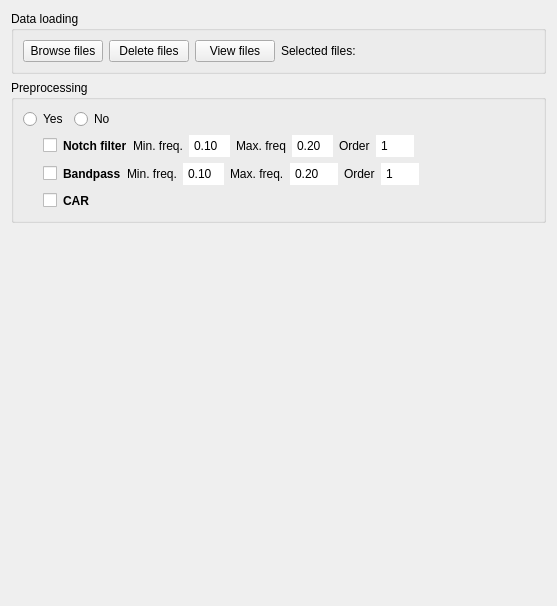
<?xml version="1.0" encoding="UTF-8"?>
<ui version="4.0">
 <class>Form</class>
 <widget class="QWidget" name="Form">
  <property name="geometry">
   <rect>
    <x>0</x>
    <y>0</y>
    <width>557</width>
    <height>606</height>
   </rect>
  </property>
  <property name="windowTitle">
   <string>Form</string>
  </property>
  <layout class="QVBoxLayout" name="verticalLayout_3">
   <item>
    <widget class="QGroupBox" name="dataloading">
     <property name="title">
      <string>Data loading</string>
     </property>
     <layout class="QVBoxLayout" name="verticalLayout">
      <item>
       <layout class="QHBoxLayout" name="horizontalLayout">
        <item>
         <widget class="QPushButton" name="browseButton">
          <property name="sizePolicy">
           <sizepolicy hsizetype="Minimum" vsizetype="Fixed">
            <horstretch>0</horstretch>
            <verstretch>0</verstretch>
           </sizepolicy>
          </property>
          <property name="toolTip">
           <string>Files to compute paramters</string>
          </property>
          <property name="text">
           <string>Browse files</string>
          </property>
         </widget>
        </item>
        <item>
         <widget class="QPushButton" name="deletefilesButton">
          <property name="text">
           <string>Delete files</string>
          </property>
         </widget>
        </item>
        <item>
         <widget class="QPushButton" name="viewfilesButton">
          <property name="text">
           <string>View files</string>
          </property>
         </widget>
        </item>
        <item>
         <widget class="QLabel" name="selectLabel">
          <property name="sizePolicy">
           <sizepolicy hsizetype="Preferred" vsizetype="Preferred">
            <horstretch>4</horstretch>
            <verstretch>0</verstretch>
           </sizepolicy>
          </property>
          <property name="text">
           <string>Selected files: </string>
          </property>
         </widget>
        </item>
        <item>
         <spacer name="horizontalSpacer_15">
          <property name="orientation">
           <enum>Qt::Horizontal</enum>
          </property>
          <property name="sizeHint" stdset="0">
           <size>
            <width>40</width>
            <height>20</height>
           </size>
          </property>
         </spacer>
        </item>
       </layout>
      </item>
     </layout>
    </widget>
   </item>
   <item>
    <widget class="QGroupBox" name="Datapreprocessing">
     <property name="title">
      <string>Preprocessing</string>
     </property>
     <layout class="QVBoxLayout" name="verticalLayout_2">
      <item>
       <layout class="QHBoxLayout" name="preprocessing_selection">
        <item>
         <widget class="QRadioButton" name="yesRButton">
          <property name="text">
           <string>Yes</string>
          </property>
         </widget>
        </item>
        <item>
         <widget class="QRadioButton" name="noRButton">
          <property name="text">
           <string>No</string>
          </property>
         </widget>
        </item>
        <item>
         <spacer name="horizontalSpacer">
          <property name="orientation">
           <enum>Qt::Horizontal</enum>
          </property>
          <property name="sizeHint" stdset="0">
           <size>
            <width>40</width>
            <height>20</height>
           </size>
          </property>
         </spacer>
        </item>
       </layout>
      </item>
      <item>
       <layout class="QHBoxLayout" name="notch_filtering">
        <item>
         <spacer name="horizontalSpacer_2">
          <property name="orientation">
           <enum>Qt::Horizontal</enum>
          </property>
          <property name="sizeType">
           <enum>QSizePolicy::Fixed</enum>
          </property>
          <property name="sizeHint" stdset="0">
           <size>
            <width>20</width>
            <height>10</height>
           </size>
          </property>
         </spacer>
        </item>
        <item>
         <widget class="QCheckBox" name="notchCBox">
          <property name="text">
           <string/>
          </property>
         </widget>
        </item>
        <item>
         <widget class="QLabel" name="notchfilterLabel">
          <property name="font">
           <font>
            <weight>75</weight>
            <bold>true</bold>
           </font>
          </property>
          <property name="text">
           <string>Notch filter</string>
          </property>
         </widget>
        </item>
        <item>
         <widget class="QLabel" name="notchminLabel">
          <property name="text">
           <string>Min. freq.</string>
          </property>
         </widget>
        </item>
        <item>
         <widget class="QDoubleSpinBox" name="minfreqnotchBox">
          <property name="styleSheet">
           <string notr="true">QDoubleSpinBox::up-button, QDoubleSpinBox::down-button {
    width: 0;
    height: 0;
    border: none;
}

</string>
          </property>
          <property name="minimum">
           <double>0.100000000000000</double>
          </property>
         </widget>
        </item>
        <item>
         <widget class="QLabel" name="notchmaxLabel">
          <property name="text">
           <string>Max. freq</string>
          </property>
         </widget>
        </item>
        <item>
         <widget class="QDoubleSpinBox" name="maxfreqnotchBox">
          <property name="styleSheet">
           <string notr="true">QDoubleSpinBox::up-button, QDoubleSpinBox::down-button {
    width: 0;
    height: 0;
    border: none;
}
</string>
          </property>
          <property name="minimum">
           <double>0.200000000000000</double>
          </property>
         </widget>
        </item>
        <item>
         <widget class="QLabel" name="orderNotchLabel">
          <property name="text">
           <string>Order</string>
          </property>
         </widget>
        </item>
        <item>
         <widget class="QSpinBox" name="orderNotchBox">
          <property name="styleSheet">
           <string notr="true">QSpinBox::up-button, QSpinBox::down-button {
    width: 0;
    height: 0;
    border: none;
}
</string>
          </property>
          <property name="minimum">
           <number>1</number>
          </property>
          <property name="maximum">
           <number>9999</number>
          </property>
          <property name="singleStep">
           <number>1</number>
          </property>
         </widget>
        </item>
        <item>
         <spacer name="horizontalSpacer_5">
          <property name="orientation">
           <enum>Qt::Horizontal</enum>
          </property>
          <property name="sizeHint" stdset="0">
           <size>
            <width>40</width>
            <height>20</height>
           </size>
          </property>
         </spacer>
        </item>
       </layout>
      </item>
      <item>
       <layout class="QHBoxLayout" name="bandpass_filtering">
        <item>
         <spacer name="horizontalSpacer_4">
          <property name="orientation">
           <enum>Qt::Horizontal</enum>
          </property>
          <property name="sizeType">
           <enum>QSizePolicy::Fixed</enum>
          </property>
          <property name="sizeHint" stdset="0">
           <size>
            <width>20</width>
            <height>20</height>
           </size>
          </property>
         </spacer>
        </item>
        <item>
         <widget class="QCheckBox" name="bpCBox">
          <property name="text">
           <string/>
          </property>
         </widget>
        </item>
        <item>
         <widget class="QLabel" name="bpLabel">
          <property name="font">
           <font>
            <weight>75</weight>
            <bold>true</bold>
           </font>
          </property>
          <property name="text">
           <string>Bandpass</string>
          </property>
         </widget>
        </item>
        <item>
         <widget class="QLabel" name="bpminfreqLabel">
          <property name="text">
           <string>Min. freq.</string>
          </property>
         </widget>
        </item>
        <item>
         <widget class="QDoubleSpinBox" name="minfreqbpBox">
          <property name="styleSheet">
           <string notr="true">QDoubleSpinBox::up-button, QDoubleSpinBox::down-button {
    width: 0;
    height: 0;
    border: none;
}
</string>
          </property>
          <property name="minimum">
           <double>0.100000000000000</double>
          </property>
         </widget>
        </item>
        <item>
         <widget class="QLabel" name="bpmaxfreqLabel">
          <property name="text">
           <string>Max. freq.</string>
          </property>
         </widget>
        </item>
        <item>
         <widget class="QDoubleSpinBox" name="maxfreqbpBox">
          <property name="styleSheet">
           <string notr="true">QDoubleSpinBox::up-button, QDoubleSpinBox::down-button {
    width: 0;
    height: 0;
    border: none;
}
</string>
          </property>
          <property name="minimum">
           <double>0.200000000000000</double>
          </property>
          <property name="maximum">
           <double>999.990000000000009</double>
          </property>
         </widget>
        </item>
        <item>
         <widget class="QLabel" name="orderbpLabel">
          <property name="text">
           <string>Order</string>
          </property>
         </widget>
        </item>
        <item>
         <widget class="QSpinBox" name="orderbpBox">
          <property name="styleSheet">
           <string notr="true">QSpinBox::up-button, QSpinBox::down-button {
    width: 0;
    height: 0;
    border: none;
}
</string>
          </property>
          <property name="minimum">
           <number>1</number>
          </property>
          <property name="maximum">
           <number>9999</number>
          </property>
         </widget>
        </item>
        <item>
         <spacer name="horizontalSpacer_3">
          <property name="orientation">
           <enum>Qt::Horizontal</enum>
          </property>
          <property name="sizeHint" stdset="0">
           <size>
            <width>40</width>
            <height>20</height>
           </size>
          </property>
         </spacer>
        </item>
       </layout>
      </item>
      <item>
       <layout class="QHBoxLayout" name="CAR_filtering">
        <item>
         <spacer name="horizontalSpacer_6">
          <property name="orientation">
           <enum>Qt::Horizontal</enum>
          </property>
          <property name="sizeType">
           <enum>QSizePolicy::Fixed</enum>
          </property>
          <property name="sizeHint" stdset="0">
           <size>
            <width>20</width>
            <height>20</height>
           </size>
          </property>
         </spacer>
        </item>
        <item>
         <widget class="QCheckBox" name="carCBox">
          <property name="text">
           <string/>
          </property>
         </widget>
        </item>
        <item>
         <widget class="QLabel" name="carLabel">
          <property name="font">
           <font>
            <weight>75</weight>
            <bold>true</bold>
           </font>
          </property>
          <property name="text">
           <string>CAR</string>
          </property>
         </widget>
        </item>
        <item>
         <spacer name="horizontalSpacer_7">
          <property name="orientation">
           <enum>Qt::Horizontal</enum>
          </property>
          <property name="sizeHint" stdset="0">
           <size>
            <width>40</width>
            <height>20</height>
           </size>
          </property>
         </spacer>
        </item>
       </layout>
      </item>
     </layout>
    </widget>
   </item>
   <item>
    <spacer name="verticalSpacer">
     <property name="orientation">
      <enum>Qt::Vertical</enum>
     </property>
     <property name="sizeHint" stdset="0">
      <size>
       <width>20</width>
       <height>40</height>
      </size>
     </property>
    </spacer>
   </item>
  </layout>
 </widget>
 <resources/>
 <connections/>
</ui>
